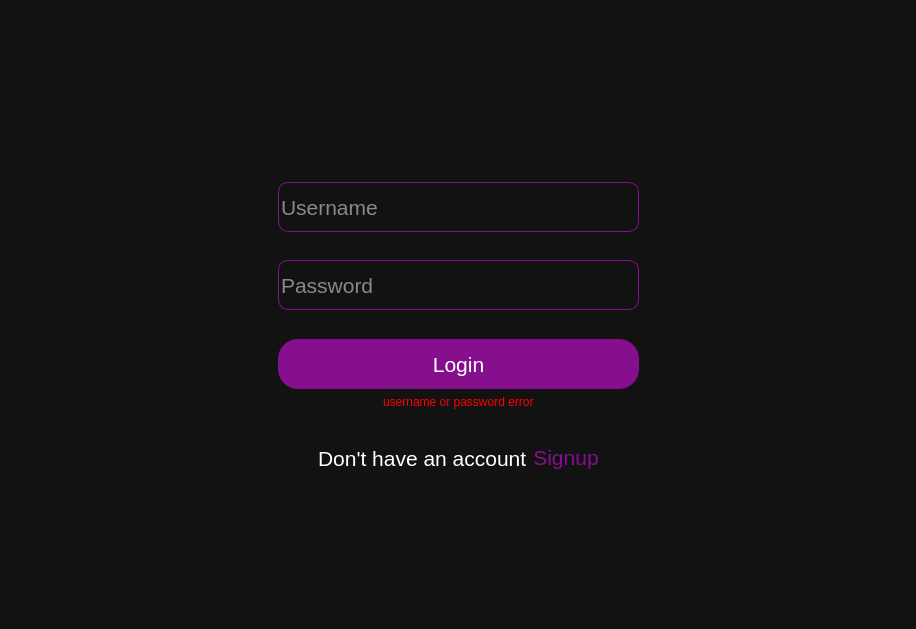
<?xml version="1.0" encoding="UTF-8"?>
<ui version="4.0">
 <class>login</class>
 <widget class="QWidget" name="login">
  <property name="geometry">
   <rect>
    <x>0</x>
    <y>0</y>
    <width>916</width>
    <height>629</height>
   </rect>
  </property>
  <property name="windowTitle">
   <string>Form</string>
  </property>
  <property name="styleSheet">
   <string notr="true">background: #121212;</string>
  </property>
  <layout class="QGridLayout" name="gridLayout">
   <item row="2" column="3">
    <spacer name="verticalSpacer_5">
     <property name="orientation">
      <enum>Qt::Vertical</enum>
     </property>
     <property name="sizeHint" stdset="0">
      <size>
       <width>20</width>
       <height>149</height>
      </size>
     </property>
    </spacer>
   </item>
   <item row="0" column="3">
    <spacer name="verticalSpacer_6">
     <property name="orientation">
      <enum>Qt::Vertical</enum>
     </property>
     <property name="sizeHint" stdset="0">
      <size>
       <width>20</width>
       <height>149</height>
      </size>
     </property>
    </spacer>
   </item>
   <item row="1" column="1">
    <spacer name="horizontalSpacer_5">
     <property name="orientation">
      <enum>Qt::Horizontal</enum>
     </property>
     <property name="sizeHint" stdset="0">
      <size>
       <width>40</width>
       <height>20</height>
      </size>
     </property>
    </spacer>
   </item>
   <item row="1" column="3">
    <layout class="QGridLayout" name="gridLayout_2">
     <item row="1" column="1">
      <spacer name="verticalSpacer_4">
       <property name="orientation">
        <enum>Qt::Vertical</enum>
       </property>
       <property name="sizeType">
        <enum>QSizePolicy::Maximum</enum>
       </property>
       <property name="sizeHint" stdset="0">
        <size>
         <width>20</width>
         <height>13</height>
        </size>
       </property>
      </spacer>
     </item>
     <item row="8" column="1">
      <spacer name="verticalSpacer_3">
       <property name="orientation">
        <enum>Qt::Vertical</enum>
       </property>
       <property name="sizeType">
        <enum>QSizePolicy::Maximum</enum>
       </property>
       <property name="sizeHint" stdset="0">
        <size>
         <width>20</width>
         <height>25</height>
        </size>
       </property>
      </spacer>
     </item>
     <item row="10" column="0" colspan="2">
      <layout class="QGridLayout" name="gridLayout_3">
       <property name="sizeConstraint">
        <enum>QLayout::SetDefaultConstraint</enum>
       </property>
       <item row="0" column="1">
        <widget class="QLabel" name="label">
         <property name="minimumSize">
          <size>
           <width>0</width>
           <height>40</height>
          </size>
         </property>
         <property name="maximumSize">
          <size>
           <width>600</width>
           <height>120</height>
          </size>
         </property>
         <property name="sizeIncrement">
          <size>
           <width>40</width>
           <height>0</height>
          </size>
         </property>
         <property name="font">
          <font>
           <pointsize>16</pointsize>
          </font>
         </property>
         <property name="styleSheet">
          <string notr="true">color: white;</string>
         </property>
         <property name="text">
          <string>Don't have an account</string>
         </property>
        </widget>
       </item>
       <item row="0" column="0">
        <spacer name="horizontalSpacer_3">
         <property name="orientation">
          <enum>Qt::Horizontal</enum>
         </property>
         <property name="sizeHint" stdset="0">
          <size>
           <width>40</width>
           <height>20</height>
          </size>
         </property>
        </spacer>
       </item>
       <item row="0" column="3">
        <spacer name="horizontalSpacer_4">
         <property name="orientation">
          <enum>Qt::Horizontal</enum>
         </property>
         <property name="sizeHint" stdset="0">
          <size>
           <width>40</width>
           <height>20</height>
          </size>
         </property>
        </spacer>
       </item>
       <item row="0" column="2">
        <widget class="QPushButton" name="signupButton">
         <property name="font">
          <font>
           <pointsize>16</pointsize>
          </font>
         </property>
         <property name="styleSheet">
          <string notr="true">color: #850F8D;
background: #121212;
border: none;</string>
         </property>
         <property name="text">
          <string>Signup</string>
         </property>
        </widget>
       </item>
      </layout>
     </item>
     <item row="4" column="0" colspan="2">
      <widget class="QLineEdit" name="password">
       <property name="minimumSize">
        <size>
         <width>300</width>
         <height>50</height>
        </size>
       </property>
       <property name="maximumSize">
        <size>
         <width>400</width>
         <height>50</height>
        </size>
       </property>
       <property name="font">
        <font>
         <pointsize>16</pointsize>
        </font>
       </property>
       <property name="styleSheet">
        <string notr="true">color: white;
border: 1px solid #850F8D;
border-radius: 10px;</string>
       </property>
       <property name="echoMode">
        <enum>QLineEdit::Password</enum>
       </property>
       <property name="placeholderText">
        <string>Password</string>
       </property>
      </widget>
     </item>
     <item row="0" column="0">
      <widget class="QLabel" name="label_2">
       <property name="text">
        <string/>
       </property>
       <property name="pixmap">
        <pixmap>../../workspaces/codeAlpha/quiz-game/logo3.jpg</pixmap>
       </property>
       <property name="scaledContents">
        <bool>false</bool>
       </property>
      </widget>
     </item>
     <item row="2" column="0" colspan="2">
      <widget class="QLineEdit" name="username">
       <property name="minimumSize">
        <size>
         <width>300</width>
         <height>50</height>
        </size>
       </property>
       <property name="maximumSize">
        <size>
         <width>400</width>
         <height>50</height>
        </size>
       </property>
       <property name="font">
        <font>
         <pointsize>16</pointsize>
        </font>
       </property>
       <property name="styleSheet">
        <string notr="true">color: white;
border: 1px solid #850F8D;
border-radius: 10px</string>
       </property>
       <property name="placeholderText">
        <string>Username</string>
       </property>
      </widget>
     </item>
     <item row="3" column="1">
      <spacer name="verticalSpacer">
       <property name="orientation">
        <enum>Qt::Vertical</enum>
       </property>
       <property name="sizeType">
        <enum>QSizePolicy::Maximum</enum>
       </property>
       <property name="sizeHint" stdset="0">
        <size>
         <width>20</width>
         <height>25</height>
        </size>
       </property>
      </spacer>
     </item>
     <item row="5" column="1">
      <spacer name="verticalSpacer_2">
       <property name="orientation">
        <enum>Qt::Vertical</enum>
       </property>
       <property name="sizeType">
        <enum>QSizePolicy::Maximum</enum>
       </property>
       <property name="sizeHint" stdset="0">
        <size>
         <width>20</width>
         <height>25</height>
        </size>
       </property>
      </spacer>
     </item>
     <item row="6" column="0" colspan="2">
      <widget class="QPushButton" name="loginButton">
       <property name="minimumSize">
        <size>
         <width>300</width>
         <height>50</height>
        </size>
       </property>
       <property name="maximumSize">
        <size>
         <width>400</width>
         <height>60</height>
        </size>
       </property>
       <property name="font">
        <font>
         <pointsize>16</pointsize>
        </font>
       </property>
       <property name="styleSheet">
        <string notr="true">background: #850F8D;
Color: white;
border-radius: 20px;</string>
       </property>
       <property name="text">
        <string>Login</string>
       </property>
      </widget>
     </item>
     <item row="7" column="0" colspan="2" alignment="Qt::AlignHCenter">
      <widget class="QLabel" name="error_label">
       <property name="styleSheet">
        <string notr="true">color: red;</string>
       </property>
       <property name="text">
        <string>username or password error</string>
       </property>
      </widget>
     </item>
    </layout>
   </item>
   <item row="1" column="4">
    <spacer name="horizontalSpacer_2">
     <property name="orientation">
      <enum>Qt::Horizontal</enum>
     </property>
     <property name="sizeHint" stdset="0">
      <size>
       <width>40</width>
       <height>20</height>
      </size>
     </property>
    </spacer>
   </item>
  </layout>
 </widget>
 <resources/>
 <connections/>
</ui>
